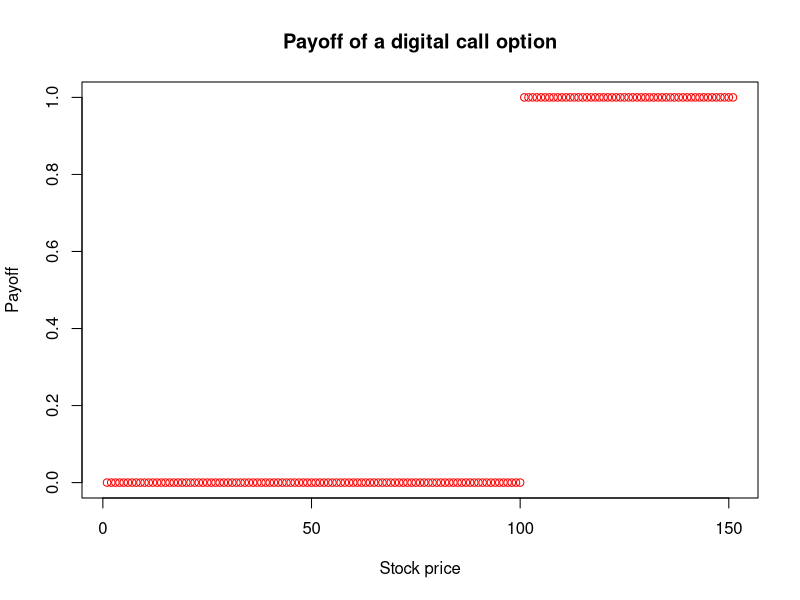
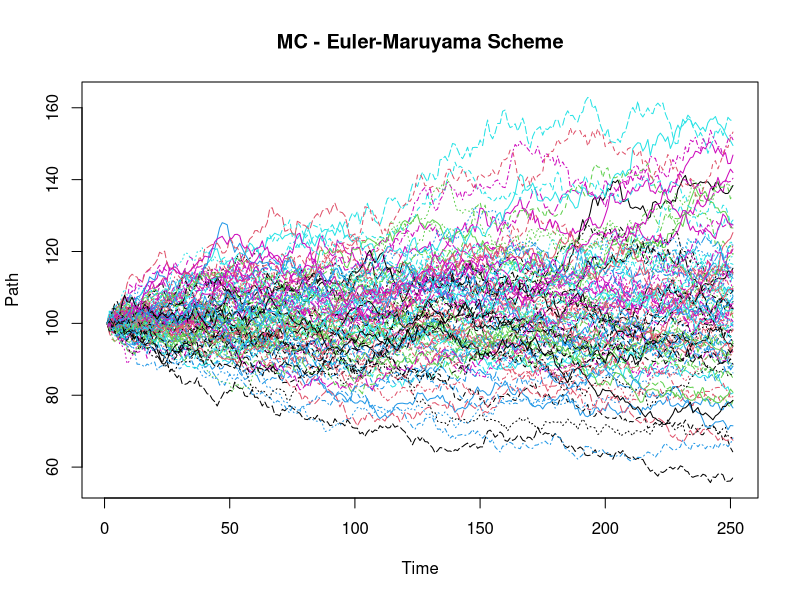

The R script that drew these images, in order: (Note: this script raises an error after producing the figures.)
#Real price of a Call from BS is exp(-r * T) * N(d2) and the 
# probability of being in-the-money is just d2

d2<-(log(100/100)+(0.05-0.5*(0.2^2))*(1-0))/0.2*sqrt(1)

d2

Nd2<-pnorm(d2)

Nd2

exp(-0.05)*Nd2 # value of call 

#Function to calculate the theoretical (BS) price
# Type = 1 for call, Type=-1 for put

#T - time to maturity in years
#S0 - initial price
#K - execution price or strike
#sigma - annual volatility

BS_digital<-function(S0, K, sigma, r, T, Type, show_price=TRUE)
{
  d2 = (log(S0/K) + (r - 0.5 * sigma^2) * T)/ (sigma*sqrt(T))
  Put_or_Call<-c()
  ifelse(Type==1, Put_or_Call<-"Call", Put_or_Call<-"Put")
  price<-exp(-r * T) * pnorm(Type*d2)
  if(show_price==TRUE) {print(paste("The BS price of the digital ", paste(Put_or_Call), " is ",
                                    round(price,4),sep=""))} else {
                                      print(paste("The BS probability of ending ITM of the digital" , paste(Put_or_Call), "is ", 
                                                  round(pnorm(Type*d2),4),sep=""))
                                    }
 return(price) 
}

BS_binary_call_theoretical_price<-BS_digital(100,100,0.2,0.05,1,1)
BS_binary_call_theoretical_price

BS_binary_put_theoretical_price<-BS_digital(100,100,0.2,0.05,1,-1)
BS_binary_put_theoretical_price

# this is the payoff of the option
# just an indicator function
digital_call_payoff<-function(S_T,K)
{
  if (S_T >= K) {
    return(1)} else {
      return(0)}
}
# a plot illustrates
plot(sapply((0:150),digital_call_payoff,100),
     main="Payoff of a digital call option",col="red",
     xlab="Stock price",ylab='Payoff')


# run simulation using Euler - Maruyama Scheme

monte_carlo_sim_euler<-function(simulations, days, init_price,annual_vol, risk_free) {
  price_matrix<-matrix(0,nrow=(days+1),ncol=simulations)
  dt<-1/days
  for (i in 1:simulations) {
  price_matrix[1,i]<-init_price
    for (j in 2:(days+1)) {
      price_matrix[j,i]=price_matrix[j-1,i]*(1+risk_free*dt+annual_vol*sqrt(dt)*rnorm(1))
    } 
  } 
  matplot(price_matrix, main="MC - Euler-Maruyama Scheme", ylab="Path", xlab="Time", type="l")
  price_matrix
return(price_matrix)
}

#calls error analysis

mc_100<-monte_carlo_sim_euler(100,250,100,0.2,0.05)
call_payoffs_100<-c(mc_100[nrow(mc_100),]>100)
binary_call_price_100<-mean(call_payoffs_10)*exp(-0.05*1)
binary_call_price_100

absolute_error<-(binary_call_price_100-BS_binary_call_theoretical_price)/100
absolute_error


put_payoffs_10<-c(mc_10[251,]<100)
binary_put_price_10<-mean(put_payoffs)*exp(-0.05*1)
binary_put_price_10




table_results <- cbind(c(return_portfolio1,return_portfolio2,return_portfolio3,return_portfolio4),
                       c(sigma_portfolio1,sigma_portfolio2,sigma_portfolio3,sigma_portfolio4))
colnames(talbe_results) <- c("Type","Standard Deviation")
rownames(table_results) <- c(rep("Call",4),rep("Put",4))
results <- as.table(table_results)
results

binary_option_value<-function(simulations, days, init_price, strike, annual_vol, risk_free) {
  call_payoffs<-0
  put_payoffs<-0
  call_value<-0
  put_value<-0
  value<-0
  dt<-1/days
  price_vector[1]<-strike
  for (i in 1:simulations) {
    price_vector<-c()
    price_vector[1]<-strike
    for (j in 2:(days+1)) {
      price_vector[j]=price_vector[j-1]*(1+risk_free*dt+annual_vol*sqrt(dt)*rnorm(1))
    }
    if (price_vector[length(price_vector)]>strike) {
      call_payoffs<-call_payoffs+1 } else { put_payoffs<-put_payoffs+1}
  }
  call_value<-exp(-risk_free)*(call_payoffs/simulations)
  put_value<-exp(-risk_free)*(put_payoffs/simulations)
return(list("Put" = put_value, "Call" =call_value))    
}

binary_option_value(100,250,100,100,0.2,0.05)

x<-replicate(10,binary_option_value(100,250,100,100,0.2,0.05),TRUE)

Reduce("+",x["Call",])/10

Reduce("+",x["Put",])/10


